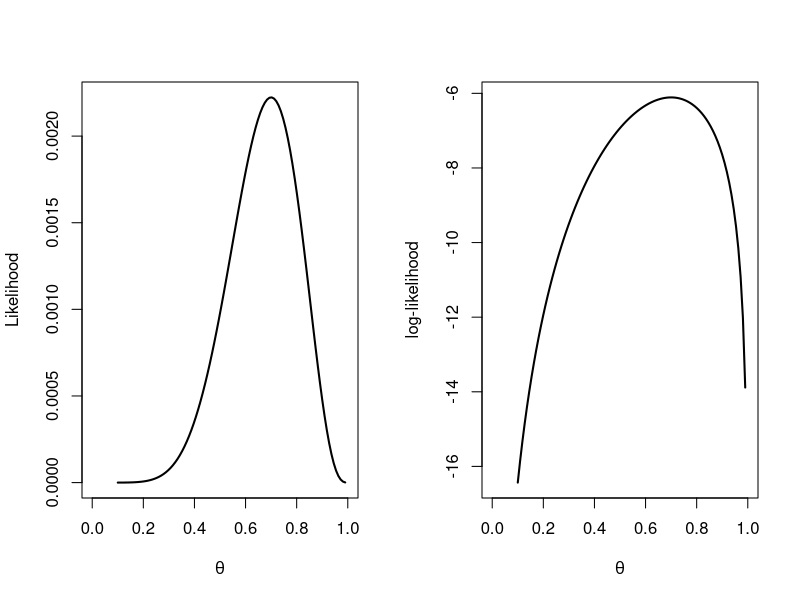
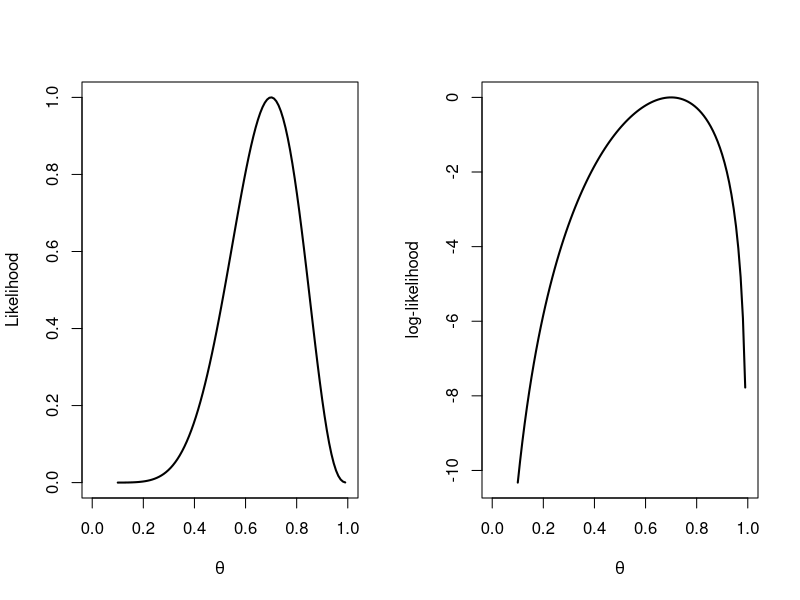
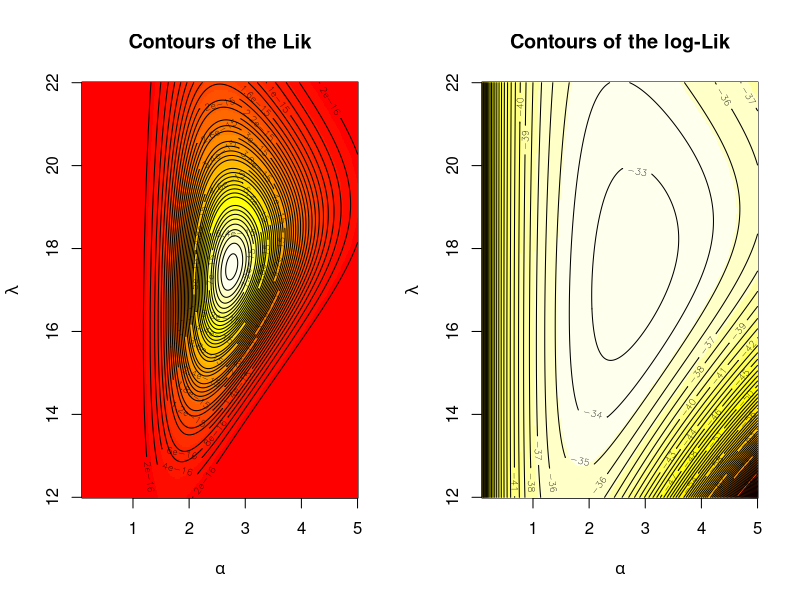
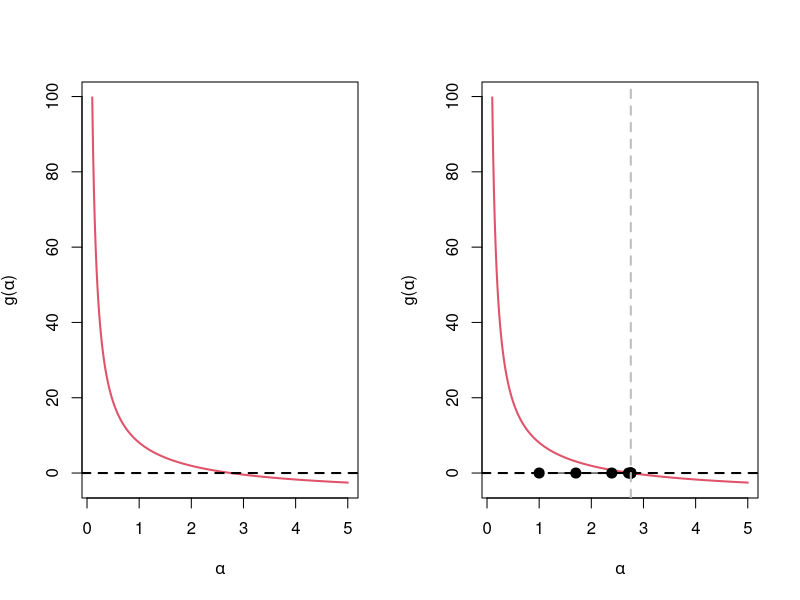
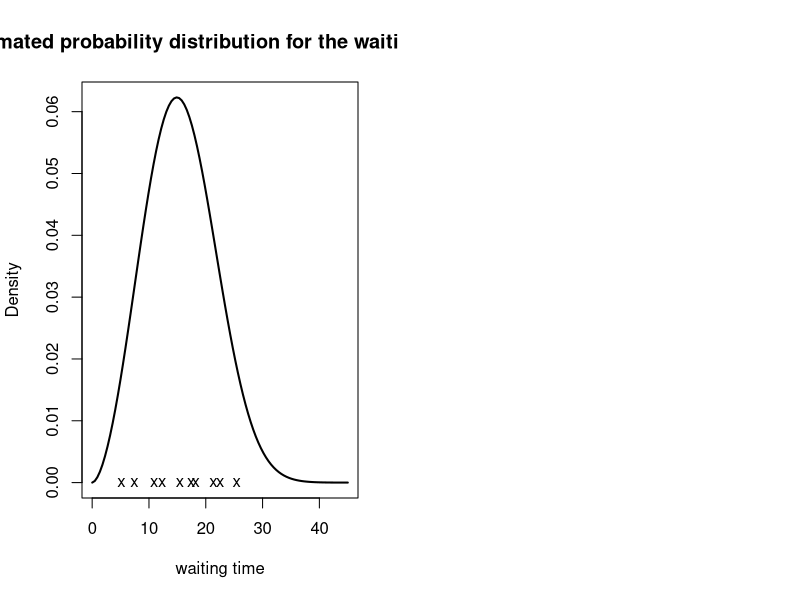

Generate these figures, in order, with R:
## ----setup, include=FALSE-----------------------------------------------------
library(knitr)
knitr::opts_chunk$set(echo = TRUE, prompt = TRUE)


## -----------------------------------------------------------------------------
yobs <- c(0,1,1,1,0,1,1,0,1,1)


## -----------------------------------------------------------------------------
# likelihood function: option 1
Lik1.ber <- function(theta, y){
  n = length(y)
  vi = theta^y  * (1-theta)^(1-y)
  return(prod(vi))
}

# log-likelihood function: option 1
lLik1.ber <- function(theta, y){
  n = length(y)
  vi = y * log(theta)  + (1-y)*log(1-theta)
  return(sum(vi))
}


# likelihood function: option 2
Lik2.ber <- function(theta, y){
  vi = dbinom(y, size=1, prob = theta)
  return(prod(vi))
}


## -----------------------------------------------------------------------------
par(mfrow=c(1,2))
theta.gr <- seq(0.1,0.99, len=100)
fLik <- sapply(theta.gr, Lik1.ber,  y=yobs)
flLik <- sapply(theta.gr, lLik1.ber,  y=yobs)
plot(theta.gr, fLik, xlim=c(0,1),lwd=2,
     xlab=expression(theta), 
     type="l",ylab="Likelihood")
plot(theta.gr, flLik, xlim=c(0,1),lwd=2,
     xlab=expression(theta), 
     type="l", ylab="log-likelihood")


## -----------------------------------------------------------------------------
par(mfrow=c(1,2))
plot(theta.gr, fLik/max(fLik), xlim=c(0,1),lwd=2,
     xlab=expression(theta), 
     type="l",ylab="Likelihood")
plot(theta.gr, flLik-max(flLik), xlim=c(0,1),lwd=2,
     xlab=expression(theta), 
     type="l", ylab="log-likelihood")


## -----------------------------------------------------------------------------
# note: by default optimize performs numerical minimisation,
# thus we use the option maximum=TRUE
optimize(f = lLik1.ber, interval = c(0.1, 0.99),
         y = yobs,
         maximum = TRUE)


## -----------------------------------------------------------------------------
# if not already installed
#install.packages("numDeriv")

# after installation, load the package
library(numDeriv)

# check first that the first-order cond. is satisfied
grad(lLik1.ber,0.7, y=yobs)

# observed information at theta=0.7
-hessian(lLik1.ber,0.7, y=yobs)

# check that this agrees with the analytic version
3/(1-0.7)^2 + 7/0.7^2 


## -----------------------------------------------------------------------------
yobs=c(5.1, 7.4, 10.9, 21.3, 12.3, 15.4, 
       25.4, 18.2, 17.4, 22.5)


## -----------------------------------------------------------------------------
# likelihood function
Lik.wei <- function(theta, y){
  # using dwibull(x, alpha, beta)
  vi = dweibull(y, shape = theta[1], scale = theta[2])
  return(prod(vi))
}

# log-likelihood function
lLik.wei <- function(theta, y){
  n = length(y)
  vi = dweibull(y, shape = theta[1], scale = theta[2], log = TRUE)
  
  return(sum(vi))
}


## ---- cache=TRUE--------------------------------------------------------------
# set a regular grid for alpha and beta
theta1 <- seq(0.1, 5, len=300)
theta2 <- seq(12,22, len=300)

# build the bivariate grid
theta12 <- expand.grid(theta1,theta2)

# evaluate the log-Lik over the grid
fLik <-apply(theta12,1,Lik.wei,y=yobs)
flLik <- apply(theta12,1,lLik.wei,y=yobs)

# transform the previous objects in matrices
Lzmat <- matrix(fLik, ncol=300, byrow = F)
lLzmat <-matrix(flLik, ncol=300, byrow = F)

par(mfrow = c(1,2))
image(theta1,theta2, -Lzmat, col = heat.colors(30, rev = TRUE),
      xlab=expression(alpha), 
      ylab=expression(lambda), main="Contours of the Lik")
contour(theta1,theta2, Lzmat, nlevels = 30, add = TRUE)
image(theta1,theta2, -lLzmat,col = heat.colors(30, rev = TRUE),
      xlab=expression(alpha), 
      ylab=expression(lambda),main="Contours of the log-Lik")
contour(theta1,theta2, lLzmat, nlevels = 100, add=TRUE)


## -----------------------------------------------------------------------------
# define the function g(alpha)
g.a <- function(a, y){
  n = length(y)
  oo = sum(log(y)) + n/a - n*sum(y^a * log(y))/sum(y^a)
  
  return(oo)
}


## -----------------------------------------------------------------------------
ga <- sapply(theta1, g.a, y=yobs)
plot(theta1, ga, xlim=c(0.1, 5),
     xlab=expression(alpha), ylab=expression(paste("g(",alpha,")")),
     type="l", lwd=2, col=2)
abline(h=0, lwd=2, lty=2)


## -----------------------------------------------------------------------------
theta1. <- theta1
# set the starting point alpha0
theta0 <- 1

# this is a numericall approximation of dg(a)/da
g.a.prime <- function(a,y) {
  dd <- grad(function(x) g.a(x, y), a)
}


# compute the first 7 iterations
theta1 <- theta0 - g.a(theta0, yobs)/g.a.prime(theta0, yobs)
theta2 <- theta1 - g.a(theta1, yobs)/g.a.prime(theta1, yobs)
theta3 <- theta2 - g.a(theta2, yobs)/g.a.prime(theta2, yobs)
theta4 <- theta3 - g.a(theta3, yobs)/g.a.prime(theta3, yobs)
theta5 <- theta4 - g.a(theta4, yobs)/g.a.prime(theta4, yobs)
theta6 <- theta5 - g.a(theta5, yobs)/g.a.prime(theta5, yobs)
theta7 <- theta6 - g.a(theta6, yobs)/g.a.prime(theta6, yobs)

plot(theta1., ga, xlim=c(0.1, 5),
     xlab=expression(alpha), ylab=expression(paste("g(",alpha,")")),
     type="l", lwd=2, col=2)
abline(h=0, lwd=2, lty=2)

points(y = rep(0,8), 
       x = c(theta0,theta1, theta2,theta3,theta4,theta5,theta6,theta7),
       xlab="iteration", 
       ylab = "hat.alpha at iteration", pch=20, cex=2, 
       type="b", main="Newton-Raphson iterations")
abline(v = 2.75717, lty=2, lwd=2, col="grey")


## -----------------------------------------------------------------------------
(oo <- uniroot(g.a, interval = c(0.1, 10), y=yobs))


## -----------------------------------------------------------------------------
hat.alpha <- oo$root
hat.lambda <- (mean(yobs^hat.alpha))^(1/hat.alpha)


## -----------------------------------------------------------------------------
# we let the legthy output of optim be placed 
# in the object oo and not printed on the screen
# par = c(2,16): is the starting value of the optimizer
# fn = function(x) -lLik.wei(x,yobs) redefines the log-likelihood function 
#  multiplying it by -1.
oo <- optim(par = c(2,1),
            fn = function(x) -lLik.wei(x,yobs),
            method="L-BFGS-B",
            lower = c(0.5,0.1),
            upper = c(4,100),
            hessian = TRUE) # with this option we get the J_n matrix
oo


## -----------------------------------------------------------------------------
eigen(oo$hessian)


## -----------------------------------------------------------------------------
plot(function(x) dweibull(x, shape = oo$par[1], 
                          scale = oo$par[2]), 
     xlim=c(0.01, 45), lwd=2, 
     ylab="Density", xlab="waiting time",
     main= "Estimated probability distribution for the waiting times")
points(x=yobs,y=rep(0,length(yobs)), pch="x")


## -----------------------------------------------------------------------------
oo$par[2]*gamma(1+1/oo$par[1])


## -----------------------------------------------------------------------------
mean(yobs)


## -----------------------------------------------------------------------------
1-pweibull(30, shape = oo$par[1], scale = oo$par[2])


## -----------------------------------------------------------------------------
pweibull(15, shape = oo$par[1], scale = oo$par[2])-
  pweibull(5, shape = oo$par[1], scale = oo$par[2])
